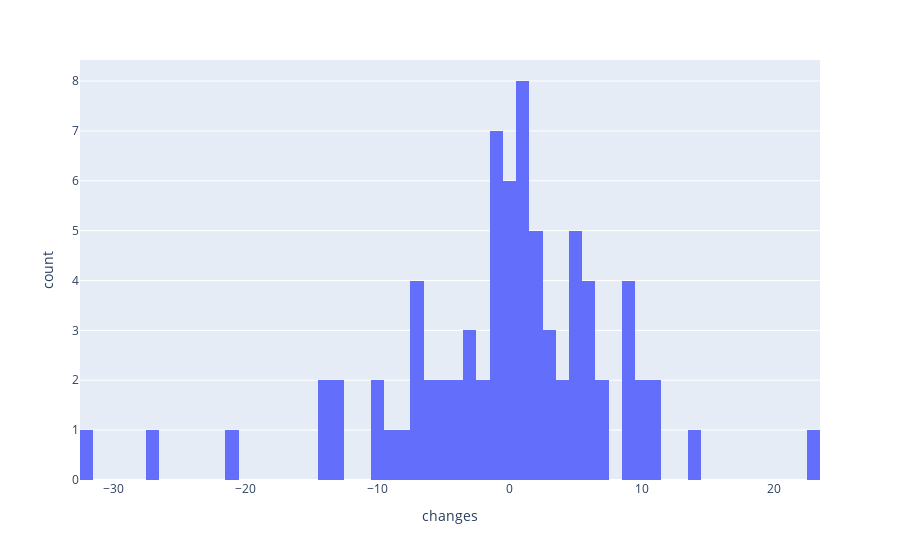

The notebook cell this image was saved under:
### Code cell
import plotly.express as px

fig = px.histogram(seg_change_df, x='changes', nbins=100)

fig.show()

### Figure 1 — Plotly figure (JSON) as saved in the notebook; plotly's stock layout.template omitted (floating-point values rounded to 4 significant figures)
{"data": [{"alignmentgroup": "True", "bingroup": "x", "hovertemplate": "changes=%{x}<br>count=%{y}<extra></extra>", "legendgroup": "", "marker": {"color": "#636efa", "pattern": {"shape": ""}}, "name": "", "nbinsx": 100, "offsetgroup": "", "orientation": "v", "showlegend": false, "type": "histogram", "x": [11, -1, 2, 4, -7, -7, 3, 11, 0, -2, -8, -13, 5, 3, -1, 6, 1, -5, -1, -10, -3, 5, -6, 5, 0, 2, 10, 9, -4, 1, 9, 0, 1, 1, 6, 3, -21, 23, 5, 10, -1, -32, -9, 14, -7, -5, 9, 6, -1, -3, 2, 2, 0, 1, 5, 1, 7, -27, 1, -14, -14, -4, 0, 7, -10, 9, -2, 1, 2, -6, -3, 4, -1, -13, -7, 6, -1, 0], "xaxis": "x", "yaxis": "y"}], "layout": {"barmode": "relative", "legend": {"tracegroupgap": 0}, "margin": {"t": 60}, "xaxis": {"anchor": "y", "domain": [0, 1], "title": {"text": "changes"}}, "yaxis": {"anchor": "x", "domain": [0, 1], "title": {"text": "count"}}}}
